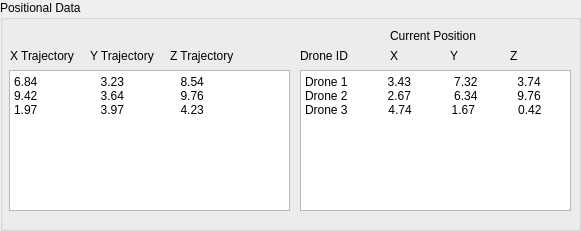
  <widget class="QGroupBox" name="groupBox_5">
   <property name="geometry">
    <rect>
     <x>460</x>
     <y>320</y>
     <width>581</width>
     <height>231</height>
    </rect>
   </property>
   <property name="title">
    <string>Positional Data</string>
   </property>
   <widget class="QTextEdit" name="X_input">
    <property name="geometry">
     <rect>
      <x>9</x>
      <y>70</y>
      <width>281</width>
      <height>141</height>
     </rect>
    </property>
    <property name="html">
     <string>&lt;!DOCTYPE HTML PUBLIC &quot;-//W3C//DTD HTML 4.0//EN&quot; &quot;http://www.w3.org/TR/REC-html40/strict.dtd&quot;&gt;
&lt;html&gt;&lt;head&gt;&lt;meta name=&quot;qrichtext&quot; content=&quot;1&quot; /&gt;&lt;style type=&quot;text/css&quot;&gt;
p, li { white-space: pre-wrap; }
&lt;/style&gt;&lt;/head&gt;&lt;body style=&quot; font-family:'Noto Sans'; font-size:9pt; font-weight:400; font-style:normal;&quot;&gt;
&lt;p style=&quot; margin-top:0px; margin-bottom:0px; margin-left:0px; margin-right:0px; -qt-block-indent:0; text-indent:0px;&quot;&gt;6.84                   3.23                 8.54&lt;/p&gt;
&lt;p style=&quot; margin-top:0px; margin-bottom:0px; margin-left:0px; margin-right:0px; -qt-block-indent:0; text-indent:0px;&quot;&gt;9.42                   3.64                 9.76&lt;/p&gt;
&lt;p style=&quot; margin-top:0px; margin-bottom:0px; margin-left:0px; margin-right:0px; -qt-block-indent:0; text-indent:0px;&quot;&gt;1.97                   3.97                 4.23&lt;/p&gt;&lt;/body&gt;&lt;/html&gt;</string>
    </property>
   </widget>
   <widget class="QLabel" name="label_18">
    <property name="geometry">
     <rect>
      <x>10</x>
      <y>40</y>
      <width>71</width>
      <height>31</height>
     </rect>
    </property>
    <property name="text">
     <string>X Trajectory</string>
    </property>
   </widget>
   <widget class="QLabel" name="label_20">
    <property name="geometry">
     <rect>
      <x>90</x>
      <y>40</y>
      <width>71</width>
      <height>31</height>
     </rect>
    </property>
    <property name="text">
     <string>Y Trajectory</string>
    </property>
   </widget>
   <widget class="QLabel" name="label_21">
    <property name="geometry">
     <rect>
      <x>170</x>
      <y>40</y>
      <width>71</width>
      <height>31</height>
     </rect>
    </property>
    <property name="text">
     <string>Z Trajectory</string>
    </property>
   </widget>
   <widget class="QLabel" name="label_22">
    <property name="geometry">
     <rect>
      <x>390</x>
      <y>20</y>
      <width>101</width>
      <height>31</height>
     </rect>
    </property>
    <property name="text">
     <string>Current Position</string>
    </property>
   </widget>
   <widget class="QLabel" name="label_23">
    <property name="geometry">
     <rect>
      <x>390</x>
      <y>40</y>
      <width>16</width>
      <height>31</height>
     </rect>
    </property>
    <property name="text">
     <string>X</string>
    </property>
   </widget>
   <widget class="QLabel" name="label_24">
    <property name="geometry">
     <rect>
      <x>450</x>
      <y>40</y>
      <width>16</width>
      <height>31</height>
     </rect>
    </property>
    <property name="text">
     <string>Y</string>
    </property>
   </widget>
   <widget class="QLabel" name="label_25">
    <property name="geometry">
     <rect>
      <x>510</x>
      <y>40</y>
      <width>16</width>
      <height>31</height>
     </rect>
    </property>
    <property name="text">
     <string>Z</string>
    </property>
   </widget>
   <widget class="QTextEdit" name="X_input_3">
    <property name="geometry">
     <rect>
      <x>300</x>
      <y>70</y>
      <width>271</width>
      <height>141</height>
     </rect>
    </property>
    <property name="html">
     <string>&lt;!DOCTYPE HTML PUBLIC &quot;-//W3C//DTD HTML 4.0//EN&quot; &quot;http://www.w3.org/TR/REC-html40/strict.dtd&quot;&gt;
&lt;html&gt;&lt;head&gt;&lt;meta name=&quot;qrichtext&quot; content=&quot;1&quot; /&gt;&lt;style type=&quot;text/css&quot;&gt;
p, li { white-space: pre-wrap; }
&lt;/style&gt;&lt;/head&gt;&lt;body style=&quot; font-family:'Noto Sans'; font-size:9pt; font-weight:400; font-style:normal;&quot;&gt;
&lt;p style=&quot; margin-top:0px; margin-bottom:0px; margin-left:0px; margin-right:0px; -qt-block-indent:0; text-indent:0px;&quot;&gt;Drone 1            3.43             7.32            3.74&lt;/p&gt;
&lt;p style=&quot; margin-top:0px; margin-bottom:0px; margin-left:0px; margin-right:0px; -qt-block-indent:0; text-indent:0px;&quot;&gt;Drone 2            2.67             6.34            9.76&lt;/p&gt;
&lt;p style=&quot; margin-top:0px; margin-bottom:0px; margin-left:0px; margin-right:0px; -qt-block-indent:0; text-indent:0px;&quot;&gt;Drone 3	 4.74            1.67             0.42 &lt;/p&gt;&lt;/body&gt;&lt;/html&gt;</string>
    </property>
   </widget>
   <widget class="QLabel" name="label_31">
    <property name="geometry">
     <rect>
      <x>300</x>
      <y>40</y>
      <width>71</width>
      <height>31</height>
     </rect>
    </property>
    <property name="text">
     <string>Drone ID</string>
    </property>
   </widget>
  </widget>
